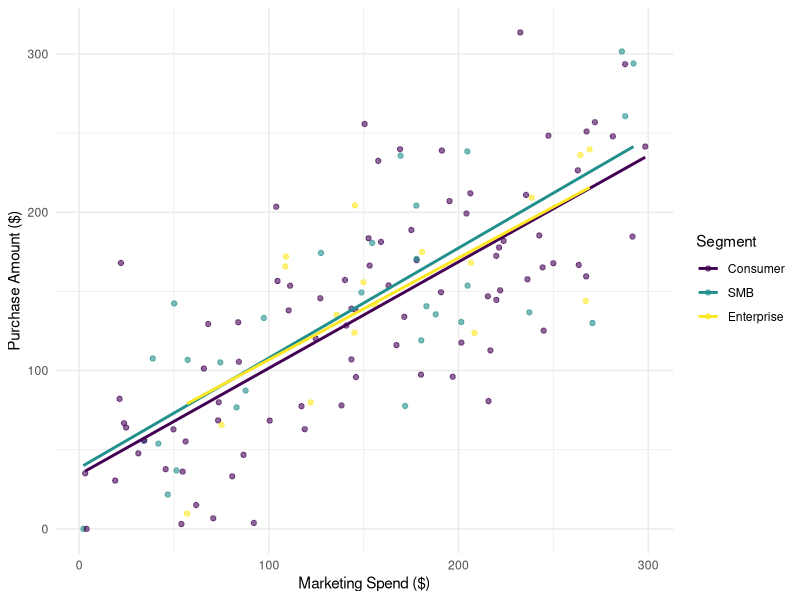
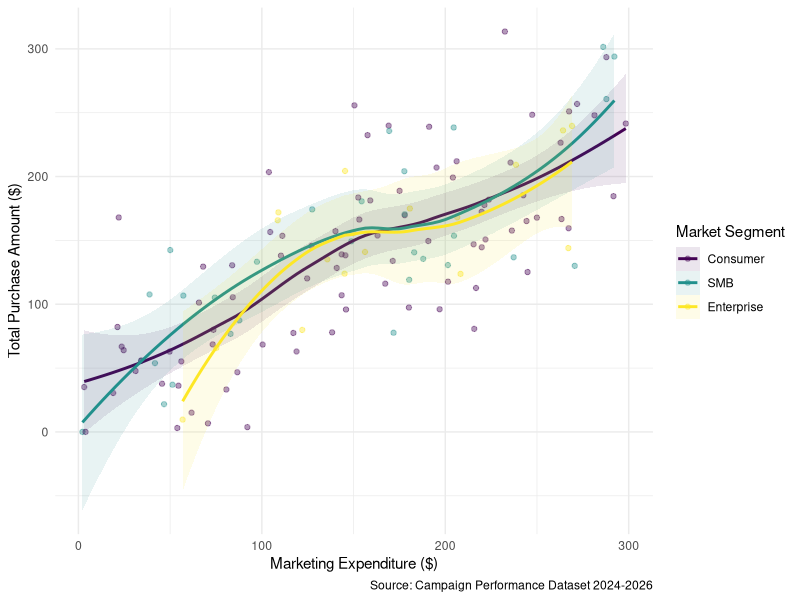

Write the R code that produced these figures, in order.
## ---- chunk 1
#| label: data-cleansing
#| warning: false
#| message: false
#| echo: false
#| results: "hide"

# ============================================================
#  Data quality issues addressed:
#    1. Mixed date formats  → standardised to ISO 8601 (YYYY-MM-DD)
#    2. Missing signup_date  (9 rows)  → kept as NA
#    3. Missing purchase_amount (18 rows) → kept as NA; flag added
#    4. notes column: NaN → NA; meaningful values retained
#    5. segment → ordered factor (Consumer < SMB < Enterprise)
#    6. Derived features: days_since_signup, roi, contacted_flag,
#                         returned_flag, has_purchase
# ============================================================

# ── 0. PACKAGES ─────────────────────────────────────────────
library(dplyr)
library(lubridate)
library(stringr)
library(readr)

# ── 1. LOAD RAW DATA ────────────────────────────────────────

raw <- read_csv(
  "data/35851937_Sin Chan.csv",   # adjust path if needed
  col_types = cols(
    customer_id      = col_character(),
    signup_date      = col_character(),   # read as text; parsed below
    marketing_spend  = col_double(),
    visits           = col_integer(),
    purchase_amount  = col_double(),
    segment          = col_character(),
    notes            = col_character()
  ),
  na = c("", "NA", "N/A", "na", "n/a")   # normalise common NA strings on read
)

cat("Raw data loaded:", nrow(raw), "rows x", ncol(raw), "cols\n")


# ── 2. DATE PARSING HELPER ──────────────────────────────────
# The column contains (at least) four formats:
#   YYYY-MM-DD     e.g. "2025-06-24"
#   DD/MM/YYYY     e.g. "22/05/2025", "27/10/2024"
#   MM/DD/YYYY     e.g. "05/10/2024"  ← ambiguous; resolved via context*
#   Mon DD, YYYY   e.g. "Feb 05, 2025", "Oct 10, 2024"
#
# * DD/MM vs MM/DD is ambiguous when day <= 12. Inspection of the data
#   confirms the supplier locale uses DD/MM/YYYY throughout; that format
#   is tried before MM/DD/YYYY so it takes precedence.

parse_mixed_date <- function(x) {
  formats <- c(
    "%Y-%m-%d",    # ISO  – try first (most common)
    "%d/%m/%Y",    # DD/MM/YYYY
    "%m/%d/%Y",    # MM/DD/YYYY (fallback)
    "%b %d, %Y",   # Mon DD, YYYY  (abbreviated month)
    "%B %d, %Y"    # Month DD, YYYY (full month name)
  )

  result <- as.Date(rep(NA_character_, length(x)))

  for (fmt in formats) {
    needs_filling <- is.na(result) & !is.na(x)
    if (!any(needs_filling)) break
    parsed <- suppressWarnings(as.Date(x, format = fmt))
    result[needs_filling & !is.na(parsed)] <- parsed[needs_filling & !is.na(parsed)]
  }
  result
}


# ── 3. CLEAN ────────────────────────────────────────────────

reference_date <- as.Date("2026-03-31")   # today; used for derived fields

cleaned <- raw %>%

  # 3a. Parse signup_date
  mutate(
    signup_date = parse_mixed_date(signup_date)
  ) %>%

  # 3b. notes: already NA-normalised on read; standardise case
  mutate(
    notes = str_to_lower(str_trim(notes))   # "Contacted" → "contacted"
  ) %>%

  # 3c. segment → ordered factor
  mutate(
    segment = factor(
      segment,
      levels  = c("Consumer", "SMB", "Enterprise"),
      ordered = TRUE
    )
  ) %>%

  # 3d. Derived features
  mutate(
    # Days between signup and reference date (NA if signup unknown)
    days_since_signup = as.integer(reference_date - signup_date),

    # Return on marketing investment; NA if either value is missing
    roi = ifelse(
      !is.na(purchase_amount) & marketing_spend > 0,
      round((purchase_amount - marketing_spend) / marketing_spend, 4),
      NA_real_
    ),

    # Boolean flags derived from notes
    contacted_flag  = (!is.na(notes) & notes == "contacted"),
    returned_flag   = (!is.na(notes) & notes == "returned"),
    no_response_flag = (!is.na(notes) & notes == "no response"),

    # Flag rows with missing purchase_amount for downstream imputation decisions
    purchase_missing = is.na(purchase_amount)
  )


# ── 4. VALIDATION CHECKS ────────────────────────────────────

cat("\n", rep("=", 60), "\n")
cat(" DATA QUALITY & PERFORMANCE METRICS SUMMARY \n")
cat(rep("=", 60), "\n\n")

# 1. 數據基礎規模
cat(sprintf("%-30s : %d\n", "Total Customer Records", nrow(cleaned)))
cat(sprintf("%-30s : %d\n", "Total Analysis Variables", ncol(cleaned)))
cat("\n")

# 2. Key Performance Metrics
# Mean, Median and SD to show the distribution of the data
metrics_summary <- cleaned %>%
  summarise(
    # Marketing Expenditure
    mean_spend    = mean(marketing_spend, na.rm = TRUE),
    median_spend  = median(marketing_spend, na.rm = TRUE),
    
    # Total Purchase Amounts
    mean_purchase = mean(purchase_amount, na.rm = TRUE),
    sd_purchase   = sd(purchase_amount, na.rm = TRUE),
    
    # Platform Visit Frequency
    mean_visits   = mean(visits, na.rm = TRUE),
    max_visits    = max(visits, na.rm = TRUE),
    
    # ROI
    mean_roi      = mean(roi, na.rm = TRUE)
  )

cat("Performance Metrics (Averages & Distribution):\n")
cat(sprintf("  %-28s : $%.2f (Median: $%.2f)\n", "Avg Marketing Expenditure", metrics_summary$mean_spend, metrics_summary$median_spend))
cat(sprintf("  %-28s : $%.2f (Std Dev: %.2f)\n", "Avg Purchase Amount", metrics_summary$mean_purchase, metrics_summary$sd_purchase))
cat(sprintf("  %-28s : %.1f visits (Max: %d)\n", "Avg Visit Frequency", metrics_summary$mean_visits, metrics_summary$max_visits))
cat(sprintf("  %-28s : %.1f%%\n", "Average ROI", metrics_summary$mean_roi * 100))

# 3. 數據完整性檢查 (Missing Data)
cat("\nData Integrity Check (Missing Values):\n")
missing_counts <- colSums(is.na(cleaned))
# List out all missing value
significant_missing <- missing_counts[missing_counts > 0]
if(length(significant_missing) > 0) {
  for(i in seq_along(significant_missing)) {
    cat(sprintf("  %-28s : %d rows missing\n", names(significant_missing)[i], significant_missing[i]))
  }
} else {
  cat("  All key columns are 100% complete.\n")
}

# 4.Segment
cat("\nMarket Segment Distribution:\n")
seg_table <- table(cleaned$segment)
for(n in names(seg_table)) {
  cat(sprintf("  %-28s : %d customers\n", n, seg_table[n]))
}

cat("\n", rep("=", 60), "\n")

# ── 5. EXPORT ───────────────────────────────────────────────

write_csv(cleaned, "data/35851937_Sin_Chan_cleaned.csv", na = "")

## ---- chunk 2
#| label: data-details
#| warning: false
#| message: false
#| echo: false
#| results: "hide"

library(skimr)

# A high-level description of all variables
# This will show you means, standard deviations, and distributions
skim(cleaned)
## ---- chunk 3
#| label: fig-spend-vs-purchase
#| fig-cap: "Marketing Spend vs Purchase Amount by Segment"
#| echo: false
#| warning: false

library(ggplot2)

ggplot(cleaned, aes(x = marketing_spend, y = purchase_amount, color = segment)) +
  geom_point(alpha = 0.6) +
  geom_smooth(method = "lm", se = FALSE) +
  labs(
    x = "Marketing Spend ($)",
    y = "Purchase Amount ($)",
    color = "Segment"
  ) +
  theme_minimal()

## ---- chunk 4
#| label: tbl-segment-summary
#| echo: false
#| message: false

library(knitr)

segment_summary <- cleaned |>
  group_by(segment) |>
  summarise(
    `Avg Spend` = mean(marketing_spend, na.rm = TRUE),
    `Avg Purchase` = mean(purchase_amount, na.rm = TRUE),
    `Total Visits` = sum(visits, na.rm = TRUE),
    `Missing Rate (%)` = mean(purchase_missing) * 100
  ) |>
  mutate(across(where(is.numeric), ~round(., 2)))

kable(segment_summary, 
      caption = "Summary Statistics of Campaign Performance by Segment")


## ---- chunk 5
#| label: tbl-roi-summary
#| tbl-cap: "ROI Summary Statistics by Market Segment"
#| echo: false
#| warning: false
#| message: false


library(ggplot2)

library(kableExtra)
library(scales)

roi_table <- cleaned %>%
  filter(!is.na(roi)) %>%
  group_by(segment) %>%
  summarise(
    Customers          = n(),
    `Mean ROI (%)`     = paste0(round(mean(roi) * 100, 1), "%"),
    `Median ROI (%)`   = paste0(round(median(roi) * 100, 1), "%"),
    `Positive ROI (n)` = sum(roi > 0),
    `Negative ROI (n)` = sum(roi < 0),
    `% Negative ROI`   = paste0(round(mean(roi < 0) * 100, 1), "%"),
    `Mean Spend ($)`   = paste0("$", round(mean(marketing_spend), 2)),
    `Mean Purchase ($)` = paste0("$", round(mean(purchase_amount, na.rm = TRUE), 2)),
    .groups = "drop"
  ) %>%
  arrange(segment)

# Add total row
total_row <- cleaned %>%
  filter(!is.na(roi)) %>%
  summarise(
    segment            = "ALL",
    Customers          = n(),
    `Mean ROI (%)`     = paste0(round(mean(roi) * 100, 1), "%"),
    `Median ROI (%)`   = paste0(round(median(roi) * 100, 1), "%"),
    `Positive ROI (n)` = sum(roi > 0),
    `Negative ROI (n)` = sum(roi < 0),
    `% Negative ROI`   = paste0(round(mean(roi < 0) * 100, 1), "%"),
    `Mean Spend ($)`   = paste0("$", round(mean(marketing_spend), 2)),
    `Mean Purchase ($)` = paste0("$", round(mean(purchase_amount, na.rm = TRUE), 2))
  )

roi_summary <- bind_rows(roi_table, total_row)

roi_summary %>%
  kable(
    align    = c("l", rep("c", ncol(roi_summary) - 1)),
    booktabs = TRUE
  ) %>%
  kable_styling(
    bootstrap_options = c("striped", "hover", "condensed"),
    full_width        = FALSE,
    position          = "left"
  ) %>%
  column_spec(1, bold = TRUE) %>%
  column_spec(6, bold = TRUE,
              color = ifelse(
                as.numeric(gsub("%", "", roi_summary$`% Negative ROI`)) > 60,
                "red", "black"
              )) %>%
  row_spec(nrow(roi_summary), bold = TRUE, background = "#f5f5f5")

## ---- chunk 6
#| label: fig-loess-trend
#| fig-cap: "Non-linear smoothing (LOESS) identifying potential points of diminishing marginal returns in marketing spend."
#| echo: false
#| message: false
#| warning: false

ggplot(cleaned, aes(x = marketing_spend, y = purchase_amount, color = segment, fill = segment)) +
  geom_point(alpha = 0.4) +
  geom_smooth(method = "loess", span = 0.9, se = TRUE, alpha = 0.1) + 
  labs(
    x = "Marketing Expenditure ($)",
    y = "Total Purchase Amount ($)",
    color = "Market Segment",
    fill = "Market Segment",
    caption = "Source: Campaign Performance Dataset 2024-2026"
  ) +
  theme_minimal()


## ---- chunk 7
#| label: tbl-roi-check
#| echo: false
#| message: false

# 1. Calculate granular ROI for ALL segments
roi_check_all <- cleaned %>%
  filter(!is.na(roi)) %>%
  mutate(spend_bracket = cut(marketing_spend, 
                             breaks = c(0, 100, 200, Inf),
                             labels = c("Low ($0-100)", "Mid ($100-200)", "High ($200+)"))) %>%
  group_by(segment, spend_bracket) %>%
  summarise(
    avg_roi = mean(roi, na.rm = TRUE),
    sample_size = n(),
    .groups = "drop"
  ) %>%
  # Convert to percentage for display
  mutate(avg_roi_pct = scales::percent(avg_roi, accuracy = 0.1))

# 2. Display the table
roi_check_all %>%
  select(segment, spend_bracket, avg_roi_pct, sample_size) %>%
  knitr::kable(
    caption = "Detailed ROI Analysis by Segment and Spend Bracket",
    col.names = c("Segment", "Spend Bracket", "Avg ROI (%)", "Sample Size (n)"),
    align = "llcc"
  ) %>%
  kableExtra::kable_styling(bootstrap_options = c("condensed", "striped", "hover"), 
                            full_width = FALSE) %>%
  kableExtra::collapse_rows(columns = 1, valign = "top") # Merges segment names for clarity
